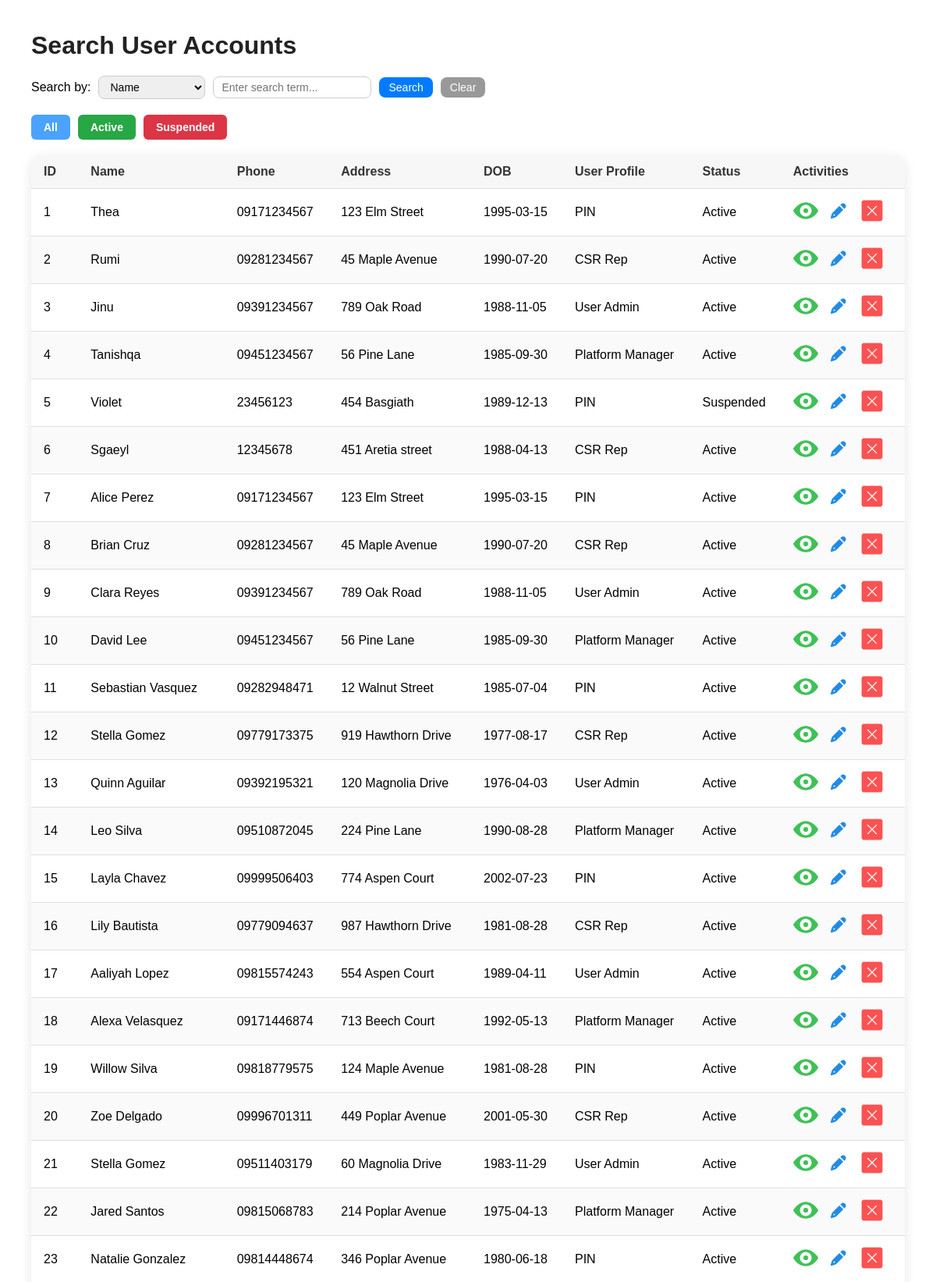
Screenshot of /boundaries/SearchUserAccounts.php (upper part) with the database file from the repository.
### tables this page shows
CREATE TABLE `useraccount` (
  `aID` int NOT NULL,
  `name` varchar(100) NOT NULL,
  `password` varchar(255) NOT NULL,
  `phoneNumber` varchar(15) NOT NULL,
  `address` varchar(255) NOT NULL,
  `dob` date NOT NULL,
  `userProfile` int NOT NULL,
  `status` enum('Active','Suspended') NOT NULL DEFAULT 'Active'
);

CREATE TABLE `userprofile` (
  `pID` int NOT NULL,
  `name` varchar(100) NOT NULL,
  `description` text NOT NULL,
  `status` enum('Active','Suspended') NOT NULL DEFAULT 'Active'
);

### controllers/ViewUserAccountController.php (called while the page is built, shortened)
<?php
require_once __DIR__ . '/../entities/UserAccount.php';
class ViewUserAccountController {
    private $userAccountEntity;
    public function __construct() {
        $this->userAccountEntity = new UserAccount();
    }
    public function GetUserAccounts() {
        $accounts = $this->userAccountEntity->viewUserAccounts();
        return $accounts;
    }
}
?>

### entities/UserAccount.php (called while the page is built, shortened)
<?php
require_once __DIR__ . '/../config/DBConnection.php';
class UserAccount {
    public function viewUserAccounts($asArray = true) {
        global $conn;
        $result = $conn->query("SELECT a.*, p.name AS profile_name
                                FROM useraccount a
                                LEFT JOIN userprofile p ON a.userProfile = p.pID");
        if ($asArray) {
            $rows = $result->fetch_all(MYSQLI_ASSOC);
            return $rows ?: [];
        }
        return $result;
    }
}
?>

### controllers/ViewUserProfileController.php (called while the page is built, shortened)
<?php
require_once __DIR__ . '/../entities/UserProfile.php';
class ViewUserProfileController {
    private $userProfileEntity;
    public function __construct() {
        $this->userProfileEntity = new UserProfile();
    }
    public function GetUserProfileByID($pID) {
        return $this->userProfileEntity->getUserProfileByID($pID);
    }
}
?>

### entities/UserProfile.php (called while the page is built, shortened)
<?php
require_once __DIR__ . '/../config/DBConnection.php';
class UserProfile {
	public function getUserProfileByID($pID) {
		global $conn;
		$stmt = $conn->prepare("SELECT * FROM userProfile WHERE pID = ?");
		$stmt->bind_param("i", $pID);
		$stmt->execute();
		return $stmt->get_result()->fetch_assoc();
	}
}
?>

### boundaries/UserAccountList.php (the view, shortened to what this page needs)
<?php
require_once __DIR__ . '/../controllers/ViewUserAccountController.php';
require_once __DIR__ . '/../controllers/ViewUserProfileController.php';
require_once __DIR__ . '/../controllers/SuspendUserAccountController.php';
$ViewUserProfileController = new ViewUserProfileController();
$filter = $_POST['filter'] ?? 'all';
?>
<head>
</head>
<body>
    <form method="post" class="filter-buttons">
        <button type="submit" name="filter" value="all" <?php if($filter=='all') echo 'style="opacity:0.7"'; ?>>All</button>
        <button type="submit" name="filter" value="active" <?php if($filter=='active') echo 'style="opacity:0.7"'; ?>>Active</button>
        <button type="submit" name="filter" value="suspended" <?php if($filter=='suspended') echo 'style="opacity:0.7"'; ?>>Suspended</button>
    </form>
    <table>
        <thead>
            <tr>
                <th>ID</th>
                <th>Name</th>
                <th>Phone</th>
                <th>Address</th>
                <th>DOB</th>
                <th>User Profile</th>
                <th>Status</th>
                <th>Activities</th>
            </tr>
        </thead>
        <tbody>
            <?php if (!empty($accounts)) : ?>
                <?php foreach ($accounts as $acc):
					$profile = $ViewUserProfileController->GetUserProfileByID($acc['userProfile']);?>
                    <tr>
                        <td><?php echo htmlspecialchars($acc['aID']); ?></td>
                        <td><?php echo htmlspecialchars($acc['name']); ?></td>
                        <td><?php echo htmlspecialchars($acc['phoneNumber']); ?></td>
                        <td><?php echo htmlspecialchars($acc['address']); ?></td>
                        <td><?php echo htmlspecialchars($acc['dob']); ?></td>
                        <td><?php echo htmlspecialchars($profile['name']);?></td>
                        <td><?php echo htmlspecialchars($acc['status']); ?></td>
                        <td>
                            <button class="activity-button" onclick="viewUserAccount(<?php echo $acc['aID']; ?>)">
                                <img src="boundaries/viewIcon.png" alt="View">
                            </button>
                            <button class="activity-button" onclick="goToAccountUpdate(<?php echo $acc['aID']; ?>)">
                                <img src="boundaries/updateIcon.png" alt="Update">
                            </button>
                            <button class="activity-button"
                                    onclick="suspendUserAccount(<?php echo $acc['aID']; ?>)">
                                <img src="boundaries/suspendIcon.png" alt="Suspend">
                            </button>
                        </td>
                    </tr>
                <?php endforeach; ?>
            <?php else : ?>
                <tr><td colspan="8">No accounts found.</td></tr>
            <?php endif; ?>
        </tbody>
    </table>

### boundaries/SearchUserAccounts.php (style rules this page uses)
body { font-family: Arial, sans-serif; margin: 40px; }

### boundaries/UserAccountList.php (style rules this page uses)
.filter-buttons { margin-bottom: 20px; display: flex; gap: 10px; }
.filter-buttons button { padding: 8px 16px; border: none; border-radius: 6px; cursor: pointer; font-size: 14px; font-weight: 600; color: #fff; transition: all 0.2s ease; }
.filter-buttons button[name="filter"][value="all"] { background-color: #007bff; }
.filter-buttons button[name="filter"][value="active"] { background-color: #28a745; }
.filter-buttons button[name="filter"][value="suspended"] { background-color: #dc3545; }
table { width: 100%; border-collapse: separate; border-spacing: 0; border-radius: 12px; overflow: hidden; box-shadow: 0 4px 15px rgba(0,0,0,0.1); background: #ffffff; }
th, td { padding: 12px 16px; text-align: left; border-bottom: 1px solid #e0e0e0; }
th { background: #f7f7f7; font-weight: 700; color: #333; }
tr:nth-child(even) { background-color: #fafafa; }
.activity-button { background: none; border: none; cursor: pointer; margin-right: 6px; padding: 0; width: 32px; height: 32px; }
.activity-button img { width: 100%; height: auto; display: block; transition: transform 0.2s, filter 0.2s; }

### rows the page displays
useraccount: aID "1", name "Thea", phoneNumber "09171234567", address "123 Elm Street", dob "1995-03-15", userProfile.name "PIN", status "Active"
useraccount: aID "2", name "Rumi", phoneNumber "09281234567", address "45 Maple Avenue", dob "1990-07-20", userProfile.name "CSR Rep", status "Active"
useraccount: aID "3", name "Jinu", phoneNumber "09391234567", address "789 Oak Road", dob "1988-11-05", userProfile.name "User Admin", status "Active"
useraccount: aID "4", name "Tanishqa", phoneNumber "09451234567", address "56 Pine Lane", dob "1985-09-30", userProfile.name "Platform Manager", status "Active"
useraccount: aID "5", name "Violet", phoneNumber "23456123", address "454 Basgiath", dob "1989-12-13", userProfile.name "PIN", status "Suspended"
useraccount: aID "6", name "Sgaeyl", phoneNumber "12345678", address "451 Aretia street", dob "1988-04-13", userProfile.name "CSR Rep", status "Active"
useraccount: aID "7", name "Alice Perez", phoneNumber "09171234567", address "123 Elm Street", dob "1995-03-15", userProfile.name "PIN", status "Active"
useraccount: aID "8", name "Brian Cruz", phoneNumber "09281234567", address "45 Maple Avenue", dob "1990-07-20", userProfile.name "CSR Rep", status "Active"
useraccount: aID "9", name "Clara Reyes", phoneNumber "09391234567", address "789 Oak Road", dob "1988-11-05", userProfile.name "User Admin", status "Active"
useraccount: aID "10", name "David Lee", phoneNumber "09451234567", address "56 Pine Lane", dob "1985-09-30", userProfile.name "Platform Manager", status "Active"
useraccount: aID "11", name "Sebastian Vasquez", phoneNumber "09282948471", address "12 Walnut Street", dob "1985-07-04", userProfile.name "PIN", status "Active"
useraccount: aID "12", name "Stella Gomez", phoneNumber "09779173375", address "919 Hawthorn Drive", dob "1977-08-17", userProfile.name "CSR Rep", status "Active"
useraccount: aID "13", name "Quinn Aguilar", phoneNumber "09392195321", address "120 Magnolia Drive", dob "1976-04-03", userProfile.name "User Admin", status "Active"
useraccount: aID "14", name "Leo Silva", phoneNumber "09510872045", address "224 Pine Lane", dob "1990-08-28", userProfile.name "Platform Manager", status "Active"
useraccount: aID "15", name "Layla Chavez", phoneNumber "09999506403", address "774 Aspen Court", dob "2002-07-23", userProfile.name "PIN", status "Active"
useraccount: aID "16", name "Lily Bautista", phoneNumber "09779094637", address "987 Hawthorn Drive", dob "1981-08-28", userProfile.name "CSR Rep", status "Active"
useraccount: aID "17", name "Aaliyah Lopez", phoneNumber "09815574243", address "554 Aspen Court", dob "1989-04-11", userProfile.name "User Admin", status "Active"
useraccount: aID "18", name "Alexa Velasquez", phoneNumber "09171446874", address "713 Beech Court", dob "1992-05-13", userProfile.name "Platform Manager", status "Active"
useraccount: aID "19", name "Willow Silva", phoneNumber "09818779575", address "124 Maple Avenue", dob "1981-08-28", userProfile.name "PIN", status "Active"
useraccount: aID "20", name "Zoe Delgado", phoneNumber "09996701311", address "449 Poplar Avenue", dob "2001-05-30", userProfile.name "CSR Rep", status "Active"
useraccount: aID "21", name "Stella Gomez", phoneNumber "09511403179", address "60 Magnolia Drive", dob "1983-11-29", userProfile.name "User Admin", status "Active"
useraccount: aID "22", name "Jared Santos", phoneNumber "09815068783", address "214 Poplar Avenue", dob "1975-04-13", userProfile.name "Platform Manager", status "Active"
useraccount: aID "23", name "Natalie Gonzalez", phoneNumber "09814448674", address "346 Poplar Avenue", dob "1980-06-18", userProfile.name "PIN", status "Active"
